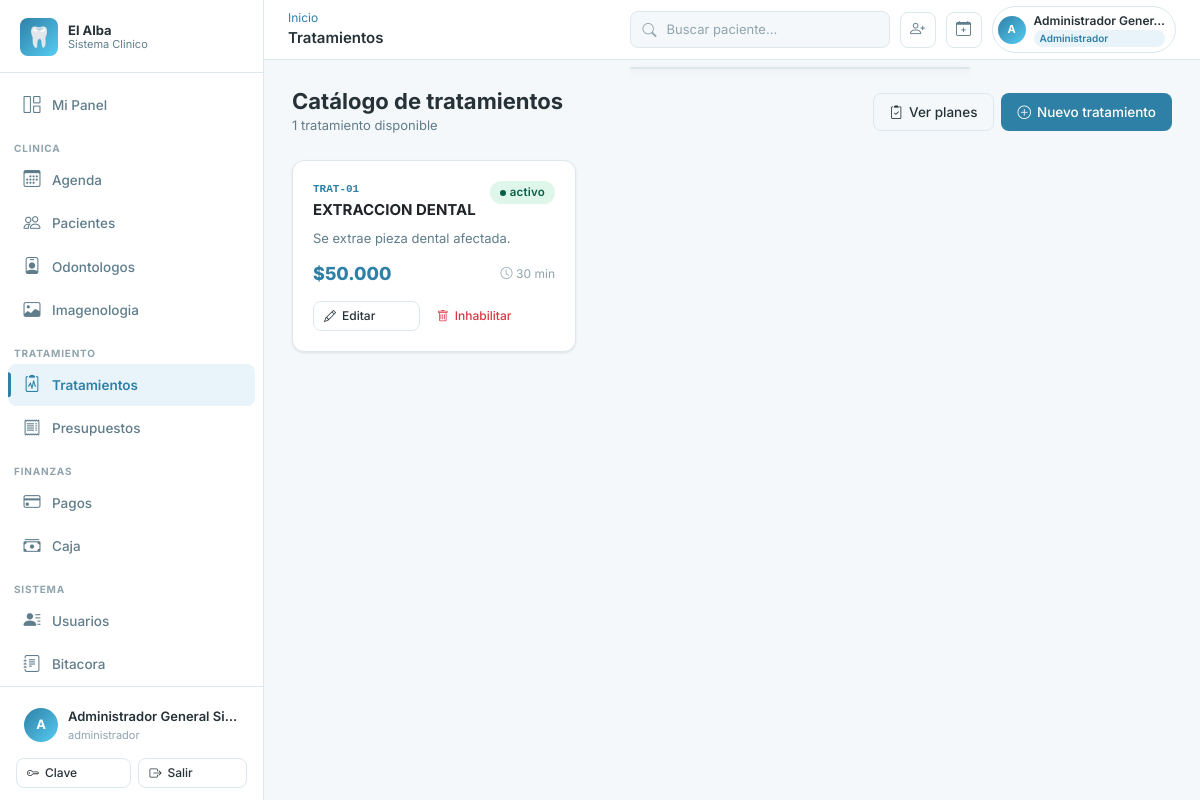
Page /tratamientos/ (signed in) on the committed database.
### apps/accounts/models.py (models this page shows, shortened)
class Usuario(AbstractBaseUser):
    ESTADO_ACTIVO = "activo"
    ESTADO_INACTIVO = "inactivo"
    ESTADO_BLOQUEADO = "bloqueado"
    ESTADO_CHOICES = [
        (ESTADO_ACTIVO, "Activo"),
        (ESTADO_INACTIVO, "Inactivo"),
        (ESTADO_BLOQUEADO, "Bloqueado"),
    ]
    id_usuario = models.AutoField(primary_key=True)
    id_persona = models.OneToOneField(
        "personas.Persona",
        db_column="id_persona",
        on_delete=models.RESTRICT,
        related_name="usuario",
    )
    username = models.CharField(max_length=50, unique=True)
    password_hash = models.CharField(max_length=255)
    estado_acceso = models.CharField(
        max_length=20, choices=ESTADO_CHOICES, default=ESTADO_ACTIVO
    )
    ultimo_acceso = models.DateTimeField(null=True, blank=True)
    fecha_creacion = models.DateTimeField(default=timezone.now)
    fecha_actualizacion = models.DateTimeField(auto_now=True)
    is_staff = models.BooleanField(default=False)
    is_superuser = models.BooleanField(default=False)
    PASSWORD_FIELD = "password_hash"
    USERNAME_FIELD = "username"
    REQUIRED_FIELDS = []
    objects = UsuarioManager()
    class Meta:
        db_table = "usuarios"
        verbose_name = "Usuario"
        verbose_name_plural = "Usuarios"
        permissions = [
            ("disable_usuario", "Puede inhabilitar usuario"),
            ("reactivate_usuario", "Puede reactivar usuario"),
            ("reset_password_usuario", "Puede resetear password de usuario"),
        ]
    def has_perm(self, perm, obj=None):
        if self.is_superuser:
            return True
    def has_perms(self, perm_list, obj=None):
        if not isinstance(perm_list, (list, tuple)):
            perm_list = [perm_list]
        return all(self.has_perm(perm, obj) for perm in perm_list)
    def tiene_rol(self, *roles: str) -> bool:
        if self.is_superuser:
            return True
    @property
    def password(self):
        return self.password_hash
    @password.setter
    def password(self, value):
        self.password_hash = value
    @property
    def nombre_completo(self):
        try:
            return self.id_persona.nombre_completo
        except Exception:
            return self.username

### apps/personas/models.py (models this page shows, shortened)
class Persona(models.Model):
    ESTADO_ACTIVO = "activo"
    ESTADO_INACTIVO = "inactivo"
    ESTADO_CHOICES = [
        (ESTADO_ACTIVO, "Activo"),
        (ESTADO_INACTIVO, "Inactivo"),
    ]
    id_persona = models.AutoField(primary_key=True)
    rut = models.CharField(max_length=12, unique=True)
    nombres = models.CharField(max_length=80)
    apellido_paterno = models.CharField(max_length=50)
    apellido_materno = models.CharField(max_length=50, null=True, blank=True)
    fecha_nacimiento = models.DateField(null=True, blank=True)
    id_sexo = models.ForeignKey(
        Sexo,
        db_column="id_sexo",
        on_delete=models.RESTRICT,
        null=True,
        blank=True,
        related_name="personas",
    )
    correo = models.CharField(max_length=120, unique=True, null=True, blank=True)
    telefono = models.CharField(max_length=20, null=True, blank=True)
    direccion = models.CharField(max_length=150, null=True, blank=True)
    comuna = models.CharField(max_length=80, null=True, blank=True)
    ciudad = models.CharField(max_length=80, null=True, blank=True)
    estado_persona = models.CharField(
        max_length=20, choices=ESTADO_CHOICES, default=ESTADO_ACTIVO
    )
    fecha_creacion = models.DateTimeField(default=timezone.now)
    fecha_actualizacion = models.DateTimeField(auto_now=True)
    class Meta:
        db_table = "personas"
        verbose_name = "Persona"
        verbose_name_plural = "Personas"
        indexes = [
            models.Index(fields=["rut"], name="idx_personas_rut"),
            models.Index(fields=["id_sexo"], name="idx_personas_id_sexo"),
        ]
    @property
    def nombre_completo(self) -> str:
        partes = [self.nombres, self.apellido_paterno]
        if self.apellido_materno:
            partes.append(self.apellido_materno)
        return " ".join(partes)

### apps/tratamientos/models.py (models this page shows, shortened)
class Tratamiento(InhabilitableModel):
    id_tratamiento = models.AutoField(primary_key=True)
    codigo = models.CharField(max_length=30, unique=True)
    nombre = models.CharField(max_length=100, unique=True)
    descripcion = models.CharField(max_length=200, null=True, blank=True)
    valor_referencial = models.DecimalField(max_digits=10, decimal_places=2)
    duracion_estimada_min = models.PositiveSmallIntegerField(null=True, blank=True)
    estado_tratamiento = models.CharField(
        max_length=20, choices=EstadoBase.choices, default=EstadoBase.ACTIVO
    )
    class Meta:
        db_table = "tratamientos"
        verbose_name = "Tratamiento"
        verbose_name_plural = "Tratamientos"
        permissions = [
            ("disable_tratamiento", "Puede inhabilitar tratamiento"),
            ("reactivate_tratamiento", "Puede reactivar tratamiento"),
        ]
        ordering = ["nombre"]

### apps/tratamientos/views.py (the view)
# urls.py: path("", views.TratamientoListView.as_view(), name="lista"),
class TratamientoListView(PermisoRequeridoMixin, ListView):
    permission_required = "tratamientos.view_tratamiento"
    template_name = "tratamientos/catalogo.html"
    context_object_name = "tratamientos"
    queryset = Tratamiento.objects.filter(estado_tratamiento="activo").order_by("nombre")

### templates/tratamientos/catalogo.html (shortened to what this page needs)
{% extends 'base.html' %}
{% load core_tags %}
{% block topbar_title %}Tratamientos{% endblock %}
{% block content %}
<div class="page-header">
  <div>
    <h1 class="page-title">Catálogo de tratamientos</h1>
    <p class="page-subtitle">{{ tratamientos|length }} tratamiento{{ tratamientos|length|pluralize }} disponible{{ tratamientos|length|pluralize }}</p>
  </div>
  <div class="d-flex gap-2">
    <a href="{% url 'tratamientos:planes' %}" class="btn btn-outline"><i class="bi bi-clipboard2-check"></i> Ver planes</a>
    {% if perms.tratamientos.add_tratamiento %}
    <a href="{% url 'tratamientos:crear' %}" class="btn btn-primary"><i class="bi bi-plus-circle"></i> Nuevo tratamiento</a>
    {% endif %}
  </div>
</div>
<div class="row g-3">
  {% for t in tratamientos %}
  <div class="col-md-6 col-lg-4">
    <div class="card h-100" style="transition: transform .18s ease, box-shadow .18s ease;"
         onmouseover="this.style.transform='translateY(-3px)';this.style.boxShadow='var(--shadow-lg)'"
         onmouseout="this.style.transform='';this.style.boxShadow=''">
      <div class="card-body">
        <div class="d-flex align-items-start justify-content-between gap-2 mb-2">
          <div>
            <div style="font-family:monospace;font-size:11px;color:var(--color-acento);font-weight:700;margin-bottom:2px;">{{ t.codigo }}</div>
            <div style="font-weight:700;font-size:15px;">{{ t.nombre }}</div>
          </div>
          <span class="badge-estado {{ t.estado_tratamiento }}">{{ t.estado_tratamiento }}</span>
        </div>
        {% if t.descripcion %}
        <p style="font-size:13px;color:var(--color-texto-suave);margin-bottom:12px;">{{ t.descripcion|truncatechars:80 }}</p>
        {% endif %}
        <div class="d-flex align-items-center justify-content-between mt-auto">
          <div style="font-size:18px;font-weight:800;color:var(--color-acento);">
            {{ t.valor_referencial|pesos_cl }}
          </div>
          {% if t.duracion_estimada_min %}
          <div style="font-size:12px;color:var(--color-texto-muy-suave);">
            <i class="bi bi-clock me-1"></i>{{ t.duracion_estimada_min }} min
          </div>
          {% endif %}
        </div>
        <div class="mt-3 d-flex gap-2">
          {% if perms.tratamientos.change_tratamiento %}
          <a href="{% url 'tratamientos:editar' t.id_tratamiento %}" class="btn btn-outline btn-sm flex-fill"><i class="bi bi-pencil"></i> Editar</a>
          {% endif %}
          {% if perms.tratamientos.disable_tratamiento %}
          <button type="button" class="btn btn-outline-danger btn-sm flex-fill" data-bs-toggle="modal" data-bs-target="#inhabilitarTratamientoModal" onclick="document.getElementById('inhabilitarForm').action='{% url 'tratamientos:inhabilitar_tratamiento' t.id_tratamiento %}'; document.getElementById('tratNombre').innerText='{{ t.nombre|escapejs }}';"><i class="bi bi-trash"></i> Inhabilitar</button>
          {% endif %}
        </div>
      </div>
    </div>
  </div>
  {% endfor %}
</div>
</div>
{% endblock %}

### templates/base.html (shortened to what this page needs)
{% load static core_tags %}
<!DOCTYPE html>
<html lang="es">
<head>
  <link rel="stylesheet" href="https://cdn.jsdelivr.net/npm/bootstrap-icons@1.11.3/font/bootstrap-icons.min.css">
  <link href="https://cdn.jsdelivr.net/npm/bootstrap@5.3.3/dist/css/bootstrap.min.css" rel="stylesheet">
  <link rel="stylesheet" href="{% static 'css/main.css' %}">
</head>
<body>
<div class="app-wrapper">
  <aside class="sidebar" id="sidebar" role="navigation" aria-label="Menu principal">
    <div class="sidebar-logo">
      <div class="sidebar-logo-icon" aria-hidden="true">&#x1F9B7;</div>
      <div class="sidebar-logo-text">
        El Alba
        <small>Sistema Clinico</small>
      </div>
    </div>
    <nav class="sidebar-nav">
      <a href="{% url 'dashboard:index' %}" class="sidebar-link" id="nav-dashboard">
        <span class="nav-icon"><i class="bi bi-grid-1x2" aria-hidden="true"></i></span>
        {% if request.user|user_tiene_rol:'odontologo' %}Mi Panel{% elif request.user|user_tiene_rol:'recepcionista,administrativo' %}Recepcion{% else %}Dashboard{% endif %}
      </a>
      {% if request.user|user_tiene_rol:'administrador,director,director_clinico' %}
      <div class="sidebar-section">Clinica</div>
      <a href="{% url 'agenda:calendario' %}" class="sidebar-link" id="nav-agenda"><span class="nav-icon"><i class="bi bi-calendar3" aria-hidden="true"></i></span>Agenda</a>
      <a href="{% url 'pacientes:lista' %}" class="sidebar-link" id="nav-pacientes"><span class="nav-icon"><i class="bi bi-people" aria-hidden="true"></i></span>Pacientes</a>
      <a href="{% url 'odontologos:lista' %}" class="sidebar-link" id="nav-odontologos"><span class="nav-icon"><i class="bi bi-person-badge" aria-hidden="true"></i></span>Odontologos</a>
      <a href="{% url 'imagenologia:lista' %}" class="sidebar-link" id="nav-imagenologia"><span class="nav-icon"><i class="bi bi-image" aria-hidden="true"></i></span>Imagenologia</a>
      <div class="sidebar-section">Tratamiento</div>
      <a href="{% url 'tratamientos:lista' %}" class="sidebar-link" id="nav-tratamientos"><span class="nav-icon"><i class="bi bi-clipboard2-pulse" aria-hidden="true"></i></span>Tratamientos</a>
      <a href="{% url 'presupuestos:lista' %}" class="sidebar-link" id="nav-presupuestos"><span class="nav-icon"><i class="bi bi-receipt" aria-hidden="true"></i></span>Presupuestos</a>
      <div class="sidebar-section">Finanzas</div>
      <a href="{% url 'pagos:lista' %}" class="sidebar-link" id="nav-pagos"><span class="nav-icon"><i class="bi bi-credit-card" aria-hidden="true"></i></span>Pagos</a>
      <a href="{% url 'caja:lista' %}" class="sidebar-link" id="nav-caja"><span class="nav-icon"><i class="bi bi-cash-stack" aria-hidden="true"></i></span>Caja</a>
      <div class="sidebar-section">Sistema</div>
      <a href="{% url 'personas:lista' %}" class="sidebar-link" id="nav-personas"><span class="nav-icon"><i class="bi bi-person-lines-fill" aria-hidden="true"></i></span>Usuarios</a>
      <a href="{% url 'auditoria:lista' %}" class="sidebar-link" id="nav-auditoria"><span class="nav-icon"><i class="bi bi-journal-text" aria-hidden="true"></i></span>Bitacora</a>
      {% else %}
      <a href="{% url 'pacientes:lista' %}" class="sidebar-link"><span class="nav-icon"><i class="bi bi-people" aria-hidden="true"></i></span>Pacientes</a>
      <a href="{% url 'agenda:calendario' %}" class="sidebar-link"><span class="nav-icon"><i class="bi bi-calendar3" aria-hidden="true"></i></span>Agenda</a>
      {% endif %}
    </nav>
    <div class="sidebar-footer">
      <div class="sidebar-user" role="button" tabindex="0" aria-label="Opciones de usuario">
        <div class="sidebar-user-avatar" aria-hidden="true">{{ request.user.username|first|upper }}</div>
        <div class="sidebar-user-info">
          <div class="sidebar-user-name">{{ request.user.nombre_completo }}</div>
          <div class="sidebar-user-role">
            {% for rol in usuario_roles %}{{ rol }}{% if not forloop.last %}, {% endif %}{% endfor %}
          </div>
        </div>
      </div>
      <div class="mt-2 d-flex gap-2">
        <a href="{% url 'accounts:cambiar_password' %}" class="btn btn-outline btn-sm flex-fill">
          <i class="bi bi-key" aria-hidden="true"></i> Clave
        </a>
        <form method="post" action="{% url 'accounts:logout' %}" class="flex-fill">
          <button type="submit" class="btn btn-outline btn-sm w-100">
            <i class="bi bi-box-arrow-right" aria-hidden="true"></i> Salir
          </button>
        </form>
      </div>
    </div>
  </aside>
  <div class="main-content">
    <header class="topbar" role="banner">
      <div class="topbar-left">
        <div>
          <nav aria-label="Ruta actual" class="breadcrumb mb-0 d-none d-md-flex">
            {% block breadcrumb %}<a href="{% url 'dashboard:index' %}">Inicio</a>{% endblock %}
          </nav>
          <span class="topbar-title">{% block topbar_title %}Panel{% endblock %}</span>
        </div>
      </div>
      <div class="topbar-actions">
        <div class="position-relative">
          <div class="search-box" role="search">
            <i class="bi bi-search" style="color:var(--color-texto-muy-suave);flex-shrink:0;" aria-hidden="true"></i>
            <input
              type="search"
              placeholder="Buscar paciente..."
              hx-get="{% url 'pacientes:buscar_htmx' %}"
              hx-trigger="input changed delay:300ms, search"
              hx-target="#resultados-busqueda-global"
              name="q"
              autocomplete="off"
              id="busqueda-global"
              aria-label="Buscador universal"
              aria-autocomplete="list"
              aria-controls="resultados-busqueda-global"
            >
          </div>
          <div id="resultados-busqueda-global" class="search-results-dropdown" role="listbox" aria-label="Resultados de busqueda"></div>
        </div>
        {% if request.user|user_tiene_rol:'administrador,recepcionista,administrativo,director' %}
        <a href="{% url 'pacientes:crear' %}" class="topbar-icon-btn d-none d-lg-flex" title="Nuevo paciente" aria-label="Nuevo paciente">
          <i class="bi bi-person-plus" aria-hidden="true"></i>
        </a>
        <a href="{% url 'agenda:crear_cita' %}" class="topbar-icon-btn d-none d-lg-flex" title="Nueva cita" aria-label="Nueva cita">
          <i class="bi bi-calendar-plus" aria-hidden="true"></i>
        </a>
        {% endif %}
        <div class="topbar-user-chip" id="topbar-user-menu" role="button" tabindex="0" aria-label="Menu de usuario">
          <div class="topbar-user-avatar" aria-hidden="true">{{ request.user.username|first|upper }}</div>
          <div class="d-none d-md-block">
            <div class="topbar-user-name">{{ request.user.nombre_completo|truncatechars:20 }}</div>
            {% for rol in usuario_roles|slice:":1" %}
            <div class="topbar-role-chip">{{ rol }}</div>
            {% endfor %}
          </div>
        </div>
      </div>
    </header>
    <main class="page-content" id="main-content" tabindex="-1">
      {% block content %}{% endblock %}
  </div>
</body>
</html>

### rows in the picture
Usuario: user.username|first "A", user.nombre_completo "Administrador General Si…", user.nombre_completo "Administrador Gener…"
Tratamiento: codigo "TRAT-01", nombre "EXTRACCION DENTAL", estado_tratamiento "activo", descripcion "Se extrae pieza dental afectada.", valor_referencial|pesos_cl "$50.000", duracion_estimada_min "30"

### other values in the picture
{{ rol }} "administrador"
{{ rol }} "Administrador"
{{ tratamientos|length }} "1"
